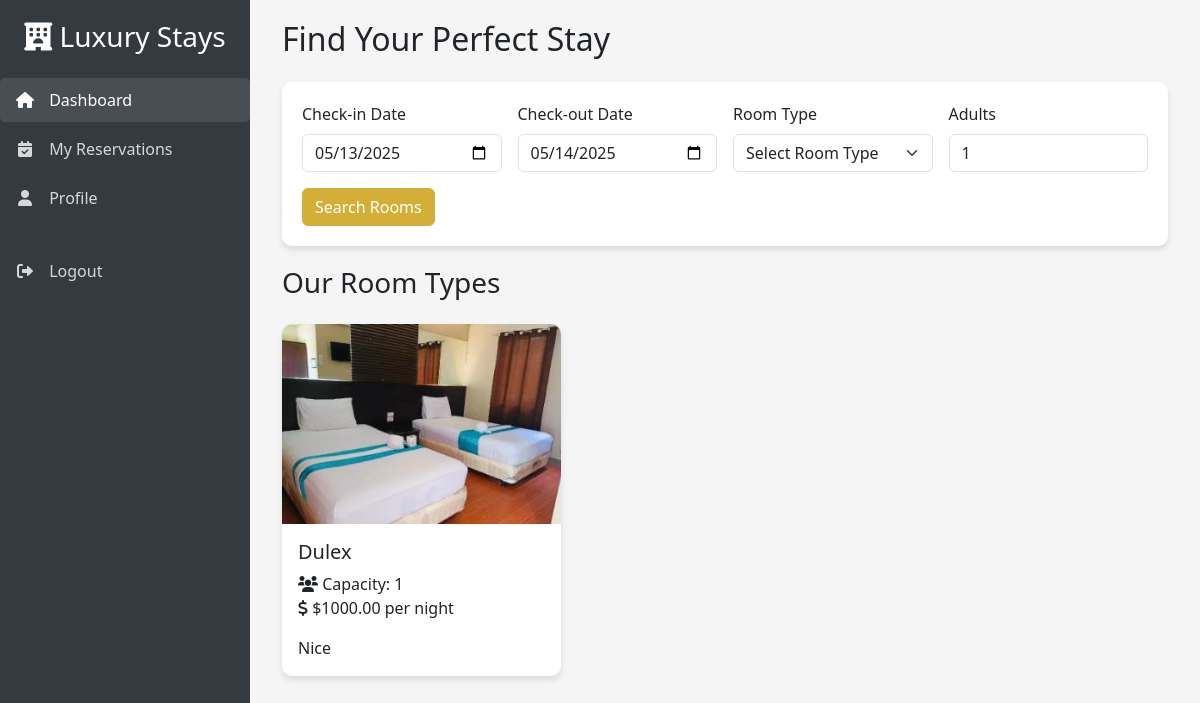
The app's page /home/ (signed in) with its own data.
### hotal_manager/models.py (models this page shows, shortened)
class RoomType(models.Model):
    name = models.CharField(max_length=50, unique=True)
    description = models.TextField()
    price = models.DecimalField(max_digits=8, decimal_places=2)
    capacity = models.PositiveIntegerField()
    image = models.ImageField(upload_to='room_types/')

### hotal_manager/views.py (the view)
# urls.py: path('home/', views.home, name='home'),
@login_required
def home(request):
    room_types = RoomType.objects.all()
    return render(request, 'home.html', {'room_types': room_types})

### templates/home.html (shortened to what this page needs)
<!DOCTYPE html>
<html lang="en">
<head>
    <link href="https://cdn.jsdelivr.net/npm/bootstrap@5.3.0/dist/css/bootstrap.min.css" rel="stylesheet">
    <link rel="stylesheet" href="https://cdnjs.cloudflare.com/ajax/libs/font-awesome/6.0.0/css/all.min.css">
</head>
<body>
    <div class="sidebar">
        <div class="text-center mb-4">
            <h3><i class="fas fa-hotel"></i> Luxury Stays</h3>
        </div>
        <ul class="nav flex-column">
            <li class="nav-item">
                <a class="nav-link active" href="">
                    <i class="fas fa-home"></i> Dashboard
                </a>
            </li>
            <li class="nav-item">
                <a class="nav-link" href="{% url 'my_reservations' %}">
                    <i class="fas fa-calendar-check"></i> My Reservations
                </a>
            </li>
            <li class="nav-item">
                <a class="nav-link" href="#">
                    <i class="fas fa-user"></i> Profile
                </a>
            </li>
            <li class="nav-item mt-4">
                <a class="nav-link" href="{% url 'logout' %}">
                    <i class="fas fa-sign-out-alt"></i> Logout
                </a>
            </li>
        </ul>
    </div>
    <div class="main-content">
        <div class="container-fluid">
            {% if not viewing_reservation and not show_qr and not showing_reservations %}
                <h2 class="mb-4">Find Your Perfect Stay</h2>
                <div class="search-box">
                    <form method="POST" action="{% url 'search_rooms' %}">
                        <div class="row g-3">
                            <div class="col-md-3">
                                <label for="check_in" class="form-label">Check-in Date</label>
                                <input type="date" class="form-control" id="check_in" name="check_in" required>
                            </div>
                            <div class="col-md-3">
                                <label for="check_out" class="form-label">Check-out Date</label>
                                <input type="date" class="form-control" id="check_out" name="check_out" required>
                            </div>
                            <div class="col-md-3">
                                <label for="room_type" class="form-label">Room Type</label>
                                <select class="form-select" id="room_type" name="room_type" required>
                                    <option value="">Select Room Type</option>
                                </select>
                            </div>
                            <div class="col-md-3">
                                <label for="adults" class="form-label">Adults</label>
                                <input type="number" class="form-control" id="adults" name="adults" min="1" value="1" required>
                            </div>
                            <div class="col-12">
                                <button type="submit" class="btn btn-primary">Search Rooms</button>
                            </div>
                        </div>
                    </form>
                </div>
                {% if search_performed %}
                    <h3 class="mb-4">Available {{ room_type.name }} Rooms</h3>
                    {% if available_rooms %}
                        <div class="row">
                            {% for room in available_rooms %}
                                <div class="col-md-4">
                                    <div class="card room-type-card">
                                        <img src="{{ room.room_type.image.url }}" class="card-img-top" alt="{{ room.room_type.name }}">
                                        <div class="card-body">
                                            <h5 class="card-title">{{ room.room_type.name }}</h5>
                                            <p class="card-text">
                                                <i class="fas fa-door-open"></i> Room {{ room.room_number }}<br>
                                                <i class="fas fa-users"></i> Capacity: {{ room.room_type.capacity }}<br>
                                                <i class="fas fa-dollar-sign"></i> ${{ room.room_type.price }} per night
                                            </p>
                                            <form method="POST" action="{% url 'book_room' %}">
                                                {% csrf_token %}
                                                <input type="hidden" name="room_id" value="{{ room.id }}">
                                                <input type="hidden" name="check_in" value="{{ check_in }}">
                                                <input type="hidden" name="check_out" value="{{ check_out }}">
                                                <input type="hidden" name="adults" value="{{ adults }}">
                                                <input type="hidden" name="children" value="{{ children }}">
                                                <button type="submit" class="btn btn-primary w-100">Book Now</button>
                                            </form>
                                        </div>
                                    </div>
                                </div>
                            {% endfor %}
                        </div>
                    {% else %}
                        <div class="alert alert-info">
                            No rooms available for your selected dates. Please try different dates.
                        </div>
                    {% endif %}
                {% else %}
                    <h3 class="mb-4">Our Room Types</h3>
                    <div class="row">
                        {% for room_type in room_types %}
                            <div class="col-md-4">
                                <div class="card">
                                    <img src="{{ room_type.image.url }}" class="card-img-top" alt="{{ room_type.name }}">
                                    <div class="card-body">
                                        <h5 class="card-title">{{ room_type.name }}</h5>
                                        <p class="card-text">
                                            <i class="fas fa-users"></i> Capacity: {{ room_type.capacity }}<br>
                                            <i class="fas fa-dollar-sign"></i> ${{ room_type.price }} per night
                                        </p>
                                        <p class="card-text">{{ room_type.description|truncatewords:20 }}</p>
                                    </div>
                                </div>
                            </div>
                        {% endfor %}
                    </div>
                {% endif %}
            {% endif %}
        </div>
    </div>
</body>
</html>

### templates/home.html (style rules this page uses)
:root { --primary-color: #d4af37; --dark-color: #343a40; --light-color: #f8f9fa; }
body { background-color: #f5f5f5; }
.sidebar { background-color: var(--dark-color); color: white; height: 100vh; position: fixed; width: 250px; padding-top: 20px; }
.main-content { margin-left: 250px; padding: 20px; }
.nav-link { color: rgba(255, 255, 255, 0.8); margin-bottom: 5px; border-radius: 5px; padding: 10px 15px; }
.nav-link:hover, .nav-link.active { background-color: rgba(255, 255, 255, 0.1); color: white; }
.nav-link i { margin-right: 10px; width: 20px; text-align: center; }
.card { border: none; border-radius: 10px; box-shadow: 0 4px 6px rgba(0, 0, 0, 0.1); margin-bottom: 20px; transition: transform 0.3s; }
.card-img-top { height: 200px; object-fit: cover; border-top-left-radius: 10px; border-top-right-radius: 10px; }
.btn-primary { background-color: var(--primary-color); border-color: var(--primary-color); }
.search-box { background-color: white; padding: 20px; border-radius: 10px; box-shadow: 0 4px 6px rgba(0, 0, 0, 0.1); margin-bottom: 20px; }

### records on screen
RoomType: image (picture), name "Dulex", capacity "1", price "1000.00", description "Nice"
